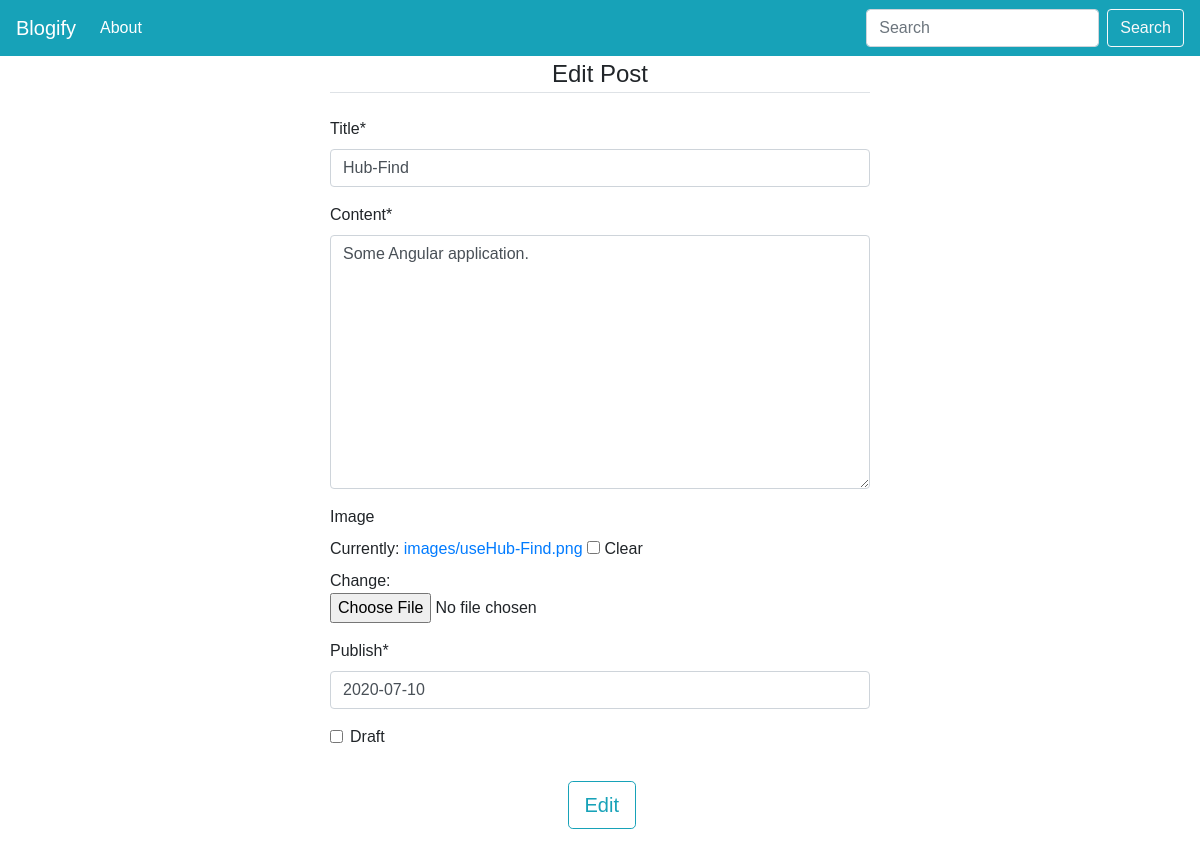
Page /update/9 (signed in) on the committed database.
### blog/models.py (models this page shows, shortened)
class Post(models.Model):
    user = models.ForeignKey(settings.AUTH_USER_MODEL,  on_delete=models.CASCADE, default=1)
    title = models.CharField(max_length=100)
    slug = models.SlugField(unique=True)
    content = models.TextField()
    time_stamp = models.DateTimeField(auto_now_add=True)
    updated = models.DateTimeField(auto_now=True)
    image = models.ImageField(blank=True, null=True, width_field="width_field", height_field="height_field", upload_to='images/')
    height_field = models.IntegerField(default=0)
    width_field = models.IntegerField(default=0)
    draft = models.BooleanField(default=False)
    publish = models.DateField(auto_now_add=False, auto_now=False)
    objects = PostManager()

### blog/views.py (the view)
# urls.py: path('update/<int:pk>', views.update_post, name='update'),
def update_post(request, pk):
    if not request.user.is_authenticated:
        raise Http404
    post = get_object_or_404(Post, pk=pk)
    form = PostForm(request.POST or None, request.FILES or None, instance=post)
    if form.is_valid():
        post =form.save(commit=False)
        post.save()
        messages.success(request, "Post Edited Successfully")
        return HttpResponseRedirect(post.get_absolute_url())
    context = {
        "form": form,
        "post": post,
    }
    return render(request, 'blog/update.html', context)

### blog/forms.py
class PostForm(forms.ModelForm):
    class Meta:
        model = Post
        fields = ['title', 'content', 'image', 'publish', 'draft']

### blog/templates/blog/update.html (shortened to what this page needs)
{% extends 'blog/base.html' %}
{% load crispy_forms_tags %}
{% block content %}
<div class="container">
    <div class="row">
        <div class="col-md-3"></div>
        <div class="col-md-6">
            <form method="POST" enctype="multipart/form-data">
                <fieldset class="form-group">
                    <legend class="border-bottom mb-4 text-center">Edit Post</legend>
                    {{form|crispy}}
                </fieldset>
                <div class="row">
                    <div class="col-md-5"></div>
                    <div class="col-md-5">
                        <div class="form-group">
                            <button class="btn btn-outline-info btn-lg" type="submit">Edit</button>
                        </div>
                    </div>
                    <div class="col-md-2"></div>
                </div>
            </form>
        </div>
        <div class="col-md-3"></div>
    </div>
</div>
{% endblock %}

### static/css/index.css (style rules this page uses)
body { font-family: 'Montserrat', sans-serif; }

### rows in the picture
Post: title "Hub-Find", content "Some Angular application.", publish "2020-07-10"
